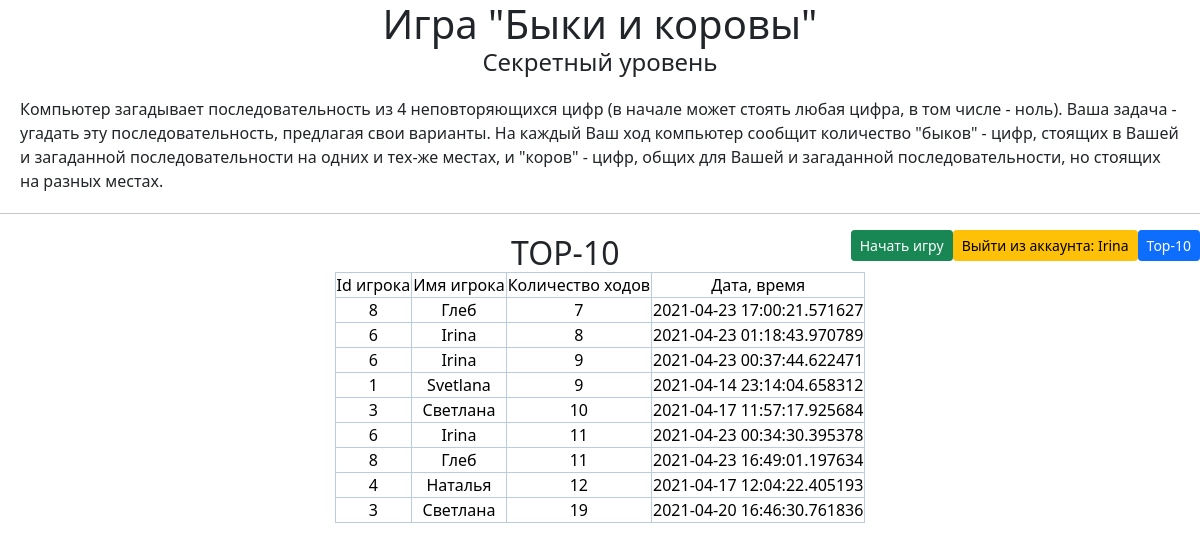
Page /records10 (signed in) on the committed database.
### data/users.py (models this page shows, shortened)
class User(SqlAlchemyBase, UserMixin):
    __tablename__ = 'users'
    id = sqlalchemy.Column(sqlalchemy.Integer,
                           primary_key=True, autoincrement=True)
    surname = sqlalchemy.Column(sqlalchemy.String, nullable=True)
    name = sqlalchemy.Column(sqlalchemy.String, nullable=True)
    level = sqlalchemy.Column(sqlalchemy.Integer, nullable=True)
    status = sqlalchemy.Column(sqlalchemy.String, nullable=True)
    email = sqlalchemy.Column(sqlalchemy.String,
                              index=True, unique=True, nullable=True)
    hashed_password = sqlalchemy.Column(sqlalchemy.String, nullable=True)
    reg_date = sqlalchemy.Column(sqlalchemy.DateTime,
                                      default=datetime.datetime.now)
    record = orm.relation("Record", back_populates='user')

### data/records.py (models this page shows)
class Record(SqlAlchemyBase):
    __tablename__ = 'records'
    id = sqlalchemy.Column(sqlalchemy.Integer,
                           primary_key=True, autoincrement=True)
    user_id = sqlalchemy.Column(sqlalchemy.Integer,
                                    sqlalchemy.ForeignKey("users.id"))
    user_name = sqlalchemy.Column(sqlalchemy.String, nullable=True)
    score = sqlalchemy.Column(sqlalchemy.Integer, nullable=True)
    secret_num = sqlalchemy.Column(sqlalchemy.String, nullable=True)
    date = sqlalchemy.Column(sqlalchemy.DateTime,
                                 default=datetime.datetime.now)
    user = orm.relation('User')

### main.py (the view)
@app.route('/records10')
def records_top10():
    db_sess = db_session.create_session()
    records = db_sess.query(Record).order_by(Record.score).limit(10)
    return render_template("records.html", records=records, header="TOP-10")

### data/db_session.py (called while the page is built)
def create_session() -> Session:
    global __factory
    return __factory()

### main.py (called while the page is built)
@login_manager.user_loader
def load_user(user_id):
    db_sess = db_session.create_session()
    return db_sess.query(User).get(user_id)

### templates/records.html (shortened to what this page needs)
{% extends "base.html" %}
{% block content %}
    <h2>{{header}}</h2>
    <table class="table-primary align-middle table-bordered">
    	<tr class="table-primary">
    		<td class="table-primary">Id игрока</td>
    		<td class="table-primary">Имя игрока</td>
    		<td class="table-primary">Количество ходов</td>
    		<td class="table-primary">Дата, время</td>
    	</tr>
        {% for i in records %}
    	<tr>
    		<td class="table-primary">{{ i.user_id }}</td>
    		<td class="table-primary">{{ i.user_name }}</td>
    		<td class="table-primary">{{ i.score }}</td>
    		<td class="table-primary">{{ i.date }}</td>
    	</tr>
    	{% endfor %}
    </table>
{% endblock %}

### templates/base.html (shortened to what this page needs)
<html lang="en">
<head>
    <link rel="stylesheet"
   href="https://cdn.jsdelivr.net/npm/bootstrap@5.0.0-beta1/dist/css/bootstrap.min.css"
>
   <link rel="stylesheet" type="text/css" href="static/css/style.css">
</head>
<body>
    <h1>Игра "Быки и коровы"</h1>
    <h4>Секретный уровень</h4>
    <div>Компьютер загадывает последовательность из 4 неповторяющихся цифр (в начале может стоять любая цифра, в том числе - ноль). Ваша задача - угадать эту последовательность, предлагая свои варианты. На каждый Ваш ход компьютер сообщит количество "быков" - цифр, стоящих в Вашей и загаданной последовательности на одних и тех-же местах, и "коров" - цифр, общих для Вашей и загаданной последовательности, но стоящих на разных местах.</div>
    <hr>
    <nav>
    <a class="btn btn-primary btn-sm" href="/records10">Top-10</a>
    {% if current_user.is_authenticated %}
        <a class="btn btn-warning btn-sm" href="/logout">Выйти из аккаунта: {{ current_user.name }}</a>
        <a href="/new_game" class="btn btn-success btn-sm">Начать игру</a>
    {% else %}
        <a class="btn btn-primary btn-sm" href="/register">Зарегистрироваться</a>
        <a class="btn btn-success btn-sm" href="/login">Войти</a>
    {% endif %}
    </nav>
    <div>
	{% block content %}
	{% endblock %}
    </div>
</body>
</html>

### static/css/style.css (style rules this page uses)
h1, h4, h2, form, table { margin: auto; text-align: center; max-width: 640px; }
a { float: right; text-align: top; max-width: 200px; }
div { align: center; margin: 20px; }

### rows in the picture
User: name "Irina"
Record: user_id "8", user_name "Глеб", score "7", date "2021-04-23 17:00:21.571627"
Record: user_id "6", user_name "Irina", score "8", date "2021-04-23 01:18:43.970789"
Record: user_id "6", user_name "Irina", score "9", date "2021-04-23 00:37:44.622471"
Record: user_id "1", user_name "Svetlana", score "9", date "2021-04-14 23:14:04.658312"
Record: user_id "3", user_name "Светлана", score "10", date "2021-04-17 11:57:17.925684"
Record: user_id "6", user_name "Irina", score "11", date "2021-04-23 00:34:30.395378"
Record: user_id "8", user_name "Глеб", score "11", date "2021-04-23 16:49:01.197634"
Record: user_id "4", user_name "Наталья", score "12", date "2021-04-17 12:04:22.405193"
Record: user_id "3", user_name "Светлана", score "19", date "2021-04-20 16:46:30.761836"

### other values in the picture
{{ header }} "TOP-10"
